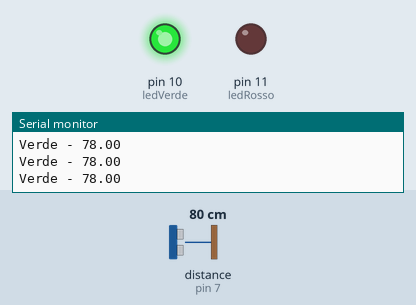
Recording of a sketch running on a simulated Arduino Uno, built with avr-gcc and run on an emulated ATmega328P. Parts: output pins drawn as LEDs (lit = HIGH), the last lines printed to the serial monitor. Wiring (inferred from the names in the program): ultrasonic range finder: trigger pin 8; echo pin 7. Inputs (shaded band) come from the test bench; at power-on: distance to the obstacle (sensor on pin 7) 80 cm. The echo pulse lasts 58.3 µs per cm; pins used as bus, display or sensor lines are not drawn.

Above: at 1.2 s.
1.3 s: distance to the obstacle (sensor on pin 7) set to 56 cm
2.8 s: distance to the obstacle (sensor on pin 7) set to 46 cm
At 3.3 s:
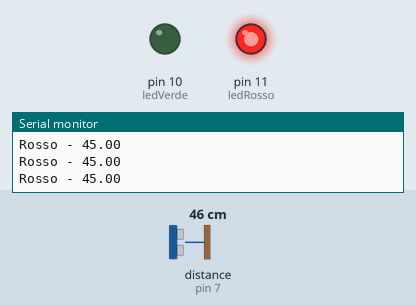
4.4 s: distance to the obstacle (sensor on pin 7) set to 60 cm
At 4.8 s:
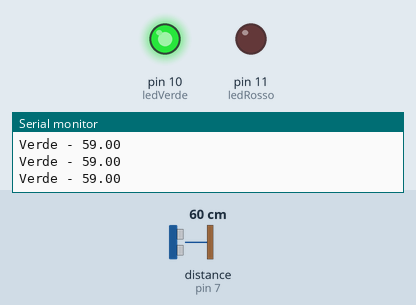
5.9 s: distance to the obstacle (sensor on pin 7) set to 2 cm
At 7.4 s:
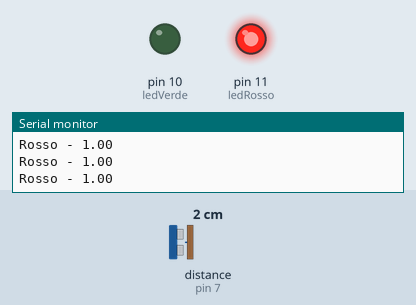
Timing chart, 0 to 8.4 s (numbered marks = the images above; inputs shaded):
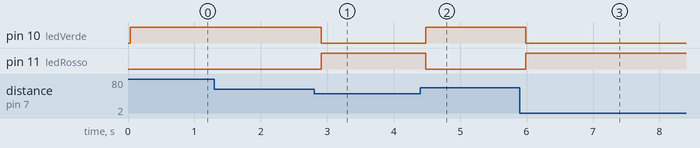

The sketch:

_5_SR04_LED.ino
```cpp
/*
 7 marzo 2022
 Collegato un sensore SR04, misura la distanza e la visualizza sul monitor seriale
 se la distanza è minore di distanzaVerde -> LED ross
 altrimenti LED Verde
 */

#include <SR04.h>
int ledRosso = 11;
int ledVerde = 10;
int trigPin = 8;
int echoPin = 7;
SR04 SENSORE = SR04(echoPin, trigPin);

int wait = 50;
float distanzaVerde = 50.0;
float distanza;

void setup()
{
  pinMode(ledRosso, OUTPUT);
  pinMode(ledVerde, OUTPUT);
  Serial.begin(9600); // imposto la velocità della porta seriale
}

void loop() {

  distanza = SENSORE.Distance();
  if (distanza < distanzaVerde)
  {
    digitalWrite(ledRosso, HIGH);
    digitalWrite(ledVerde, LOW);
    Serial.print("Rosso - ");
    Serial.println(distanza);
  }
  else
  {
    digitalWrite(ledVerde, HIGH);
    digitalWrite(ledRosso, LOW);
    Serial.print("Verde - ");
    Serial.println(distanza);
  }
  delay(wait);
}
```

Measured:
- the behaviour switches between 51 and 50 cm on distance to the obstacle (sensor on pin 7) (found by bisection; images 0 and 1)
- after the input at 2.8 s, pin 10 (ledVerde): HIGH → LOW after 0.11 s; pin 11 (ledRosso): LOW → HIGH after 0.11 s
- after the input at 4.4 s, pin 10 (ledVerde): LOW → HIGH after 0.08 s; pin 11 (ledRosso): HIGH → LOW after 0.08 s
- after the input at 5.9 s, pin 10 (ledVerde): HIGH → LOW after 0.09 s; pin 11 (ledRosso): LOW → HIGH after 0.09 s
